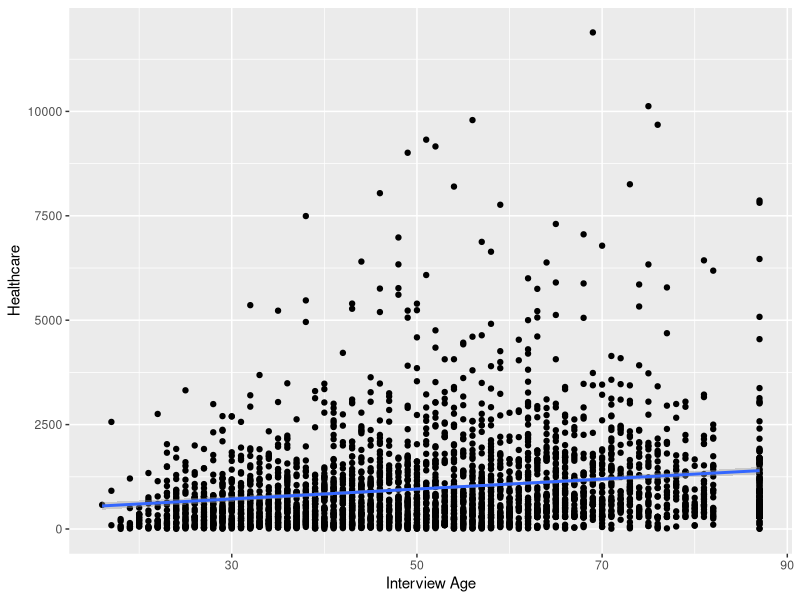
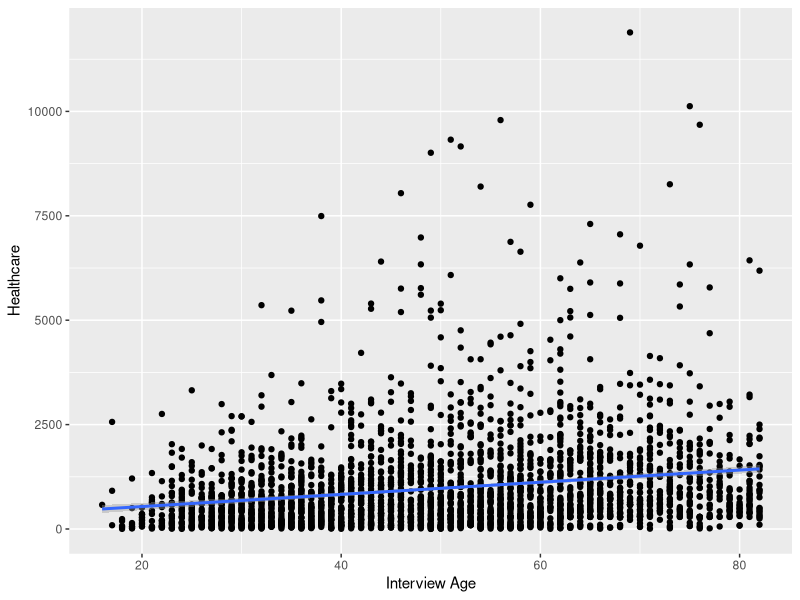
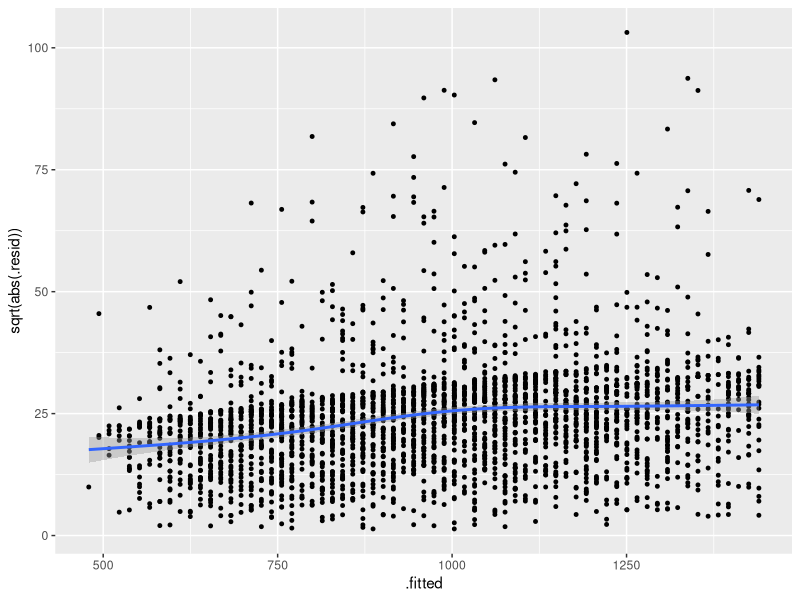
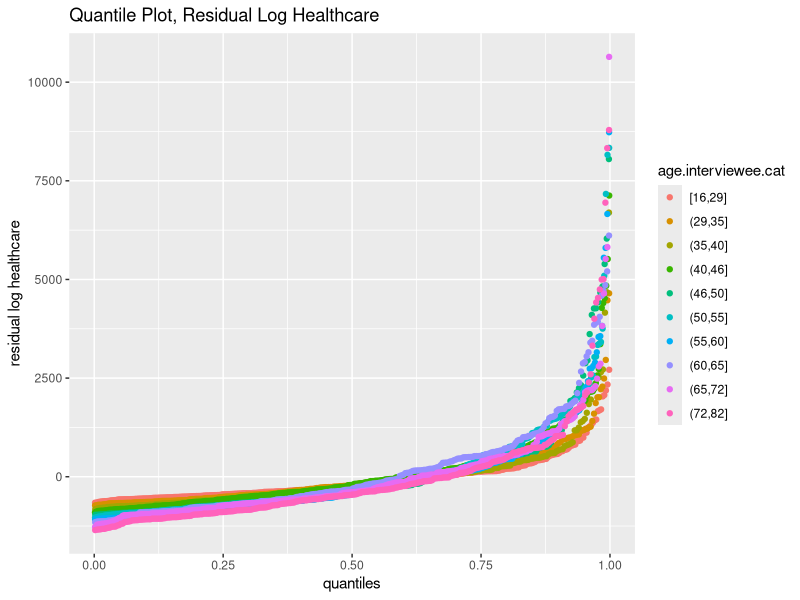
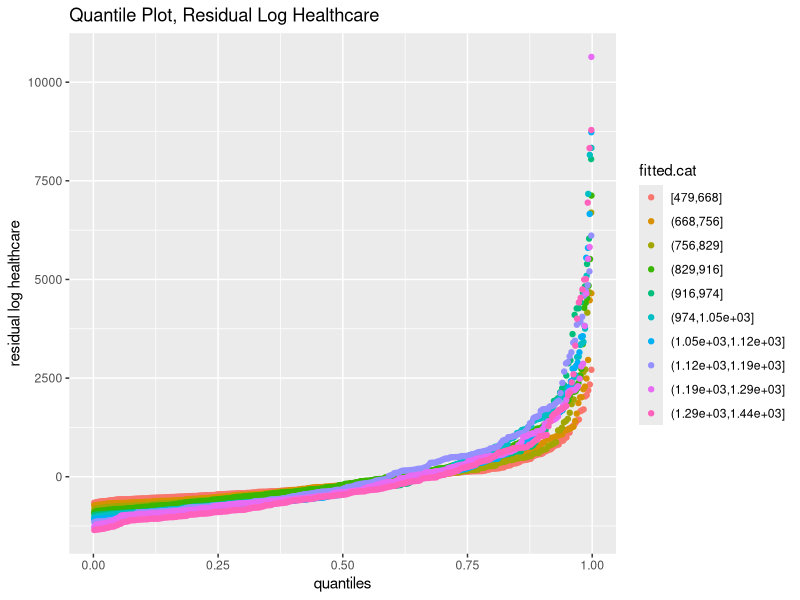
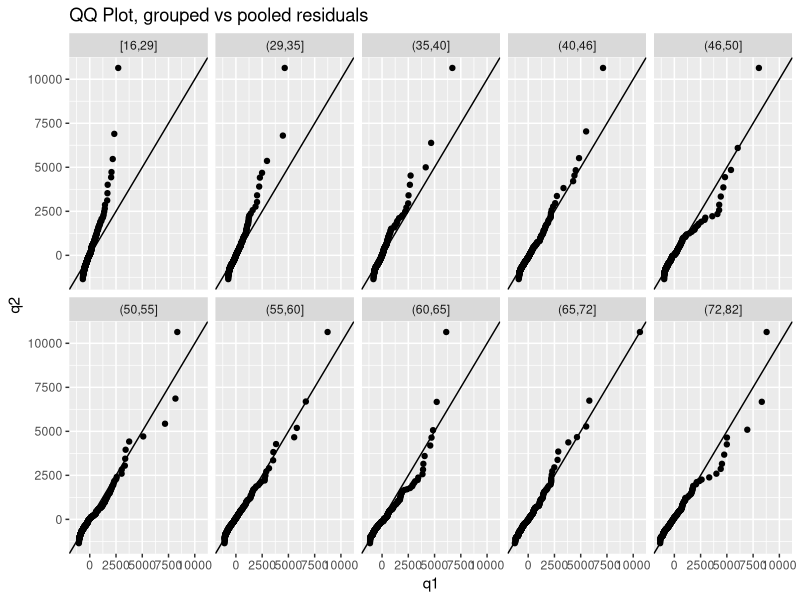
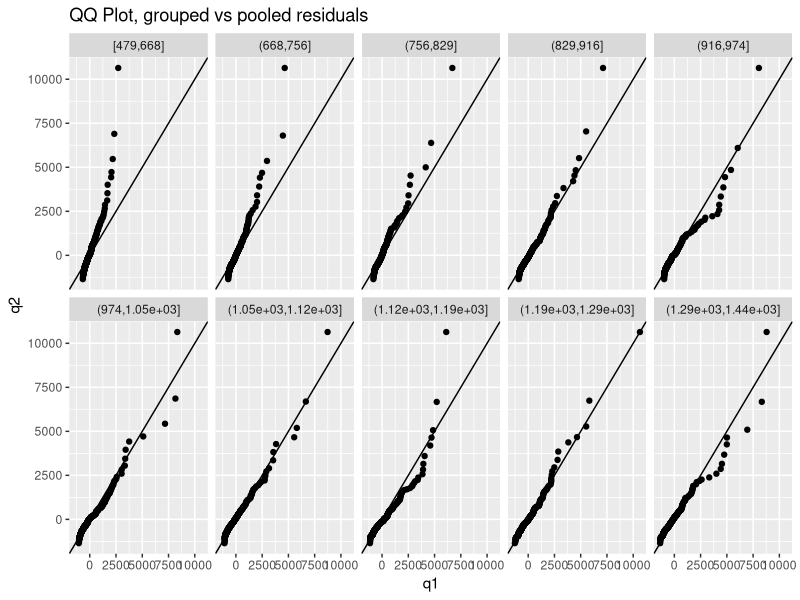

R code for these plots, in order:
## ---- chunk 1
#Preliminaries
#Install packages as needed to run analysis
list.of.packages <- c("ggplot2", "plyr", "reshape2", "splines", "boot", "MASS", "broom")
new.packages <- list.of.packages[!(list.of.packages %in% installed.packages()[,"Package"])]
if(length(new.packages)) install.packages(new.packages)

#libraries
library(ggplot2)
library(plyr)
library(reshape2)
library(splines)
library(boot)
library(MASS)
library(broom)

#Random number generator with set to give the same output every time.
set.seed(1)
## ---- chunk 2
#Functions
glm.cv.loop = function(data, formula.text, DF.vector, K=10) {
# make sure boot library is loaded
require(boot) 
cv.scores = rep(0, times = length(DF.vector))
for (DF in DF.vector) {
# get the fitted model for current value of DF
spline.model = glm(as.formula(formula.text), data=data)
# run K-fold cross validation 
cv = cv.glm(data=data, glmfit=spline.model, K=K)
# extract the cross-validation score
cv.scores[DF] = cv$delta[1]
}
# make the plot
data.out = data.frame(df = DF.vector, cv.scores = cv.scores)
cv.plot = ggplot(data = data.out, mapping=aes(x=df, y=cv.scores)) + geom_point() + labs(x='df', title='Cross Validation Scores')
# return a list containing the scores and the plot
return( list(scores = cv.scores, plot = cv.plot))
}  
## ---- chunk 3
Find.QQ = function(.data, column.name, y) {
# how many quantiles are we plotting?
n.pts = min( length(.data[, column.name]), length(y))
# which quantiles are we plotting?
probs = seq(from = 0, to = 1, length.out = n.pts)
# compute these quantiles for each group
q1 = quantile(.data[, column.name], probs= probs)
q2 = quantile(y, probs=probs )
# return them as a data frame
return( data.frame(q1 = q1, q2 = q2))
}
## ---- chunk 4
Pool.Residuals = function (data.augment, x, qvec = c(.05, .15, .5, .85, .95)) {
require(plyr)
require(reshape2)
# find the quantiles of the residuals
resid.quantile = quantile(x = data.augment$.resid, probs = qvec)
# add the quantiles of the residuals to the predicted trend
data.augment = mutate(data.augment, 
q1 = .fitted + resid.quantile[1],
q2 = .fitted + resid.quantile[2],                                      
q3 = .fitted + resid.quantile[3],                                      
q4 = .fitted + resid.quantile[4],              
q5 = .fitted + resid.quantile[5])
# combine all of the quantiles into one column for easier plotting:
data.melt = melt(data.augment, id.vars= x, measure.vars = c('q1', 'q2', 'q3', 'q4', 'q5'))
return( data.melt )
}
## ---- chunk 5

# The first step will be to load the data file. 
# The focus of the analysis will be to look at living costs when compared to age of the interviewee 

#Import the data file `midterm-dataset.csv`, which should be in the same directory as this markdown file (which should also be your working directory). It is a data frame of expenditures by household from the consumer expenditure survey
demographic_dataset = read.csv(file = 'dataset/midterm-dataset.csv', header = TRUE)
## ---- chunk 6
#First create a simple lm with healthcare as a function of age.interviewee
agetohealthcost = lm(formula = healthcare ~ age.interviewee, data = demographic_dataset)
agetohealthcost
#from here plot the data to have a starting point
agetohealthcost.plot = ggplot(data=demographic_dataset, mapping=aes(x=age.interviewee, y=healthcare)) + geom_point()
agetohealthcost.plot + geom_smooth(method='lm') + 
labs(x = 'Interview Age', y='Healthcare')
## ---- chunk 7

#Here apply the qualifications
demographic_subset.1 <- demographic_dataset[which(demographic_dataset$healthcare > 1),]
demographic_subset <- demographic_subset.1[-which(demographic_subset.1$age.interviewee > 86),]
#Create a new plot based on the new data that will show the difference from before
agetohealthcost.subset.plot <- ggplot(data=demographic_subset, mapping=aes(x=age.interviewee, y=healthcare)) + geom_point()
agetohealthcost.subset.plot + geom_smooth(method='lm')+ 
labs(x = 'Interview Age', y='Healthcare')
## ---- chunk 8
#Cross Validation
#This step uses a log to fit a natural spline to your data for cross validation. 
#Mutate to add the log to the dataframe
crossvalidation.subset = mutate(demographic_subset, log.healthcare = log(healthcare))
#Use the function given to us above
out = glm.cv.loop(crossvalidation.subset, formula.text = "log.healthcare ~ ns(age.interviewee, df=DF)", DF.vector = 1:30)

crossvalidationmodel = lm(formula = healthcare ~ age.interviewee, data = crossvalidation.subset)
#create a new subset for the s-l plot
ggplotcv.subset = augment(crossvalidationmodel, data=crossvalidation.subset)
#generate the s-l plot
ggplot(data = ggplotcv.subset, mapping=aes(x = .fitted, y = sqrt(abs(.resid)))) + geom_point(size = 1) + geom_smooth()
## ---- chunk 9
#generate a subset from the previous data use cut to group data
residuals.subset = mutate(ggplotcv.subset, pred = predict(crossvalidationmodel), resid = resid(crossvalidationmodel), age.interviewee.cat = cut_number(age.interviewee, n = 10))
residualsqq.subset = mutate(residuals.subset, pred = predict(crossvalidationmodel), resid = resid(crossvalidationmodel), fitted.cat = cut_number(.fitted, n = 10))

#plot each of groups to compare
ggplot(data = residualsqq.subset, mapping=aes(sample = resid, color = age.interviewee.cat)) + stat_qq(distribution=qunif) + labs(x = 'quantiles', y = 'residual log healthcare', title = 'Quantile Plot, Residual Log Healthcare')

ggplot(data = residualsqq.subset, mapping=aes(sample = resid, color = fitted.cat)) + stat_qq(distribution=qunif) + labs(x = 'quantiles', y = 'residual log healthcare', title = 'Quantile Plot, Residual Log Healthcare')
#Create qq plots to compare more clearly
QQ.df = ddply(residualsqq.subset, 'age.interviewee.cat', Find.QQ, column.name ="resid", y = residualsqq.subset$resid)
QQ2.df = ddply(residualsqq.subset, 'fitted.cat', Find.QQ, column.name = "resid", y = residualsqq.subset$resid)

ggplot(data = QQ.df, mapping=aes(x = q1, y = q2)) + geom_point() + geom_abline() + facet_wrap('age.interviewee.cat', nrow = 2) + labs(title='QQ Plot, grouped vs pooled residuals')

ggplot(data = QQ2.df, mapping=aes(x = q1, y = q2)) + geom_point() + geom_abline() + facet_wrap('fitted.cat', nrow = 2) + labs(title='QQ Plot, grouped vs pooled residuals')

